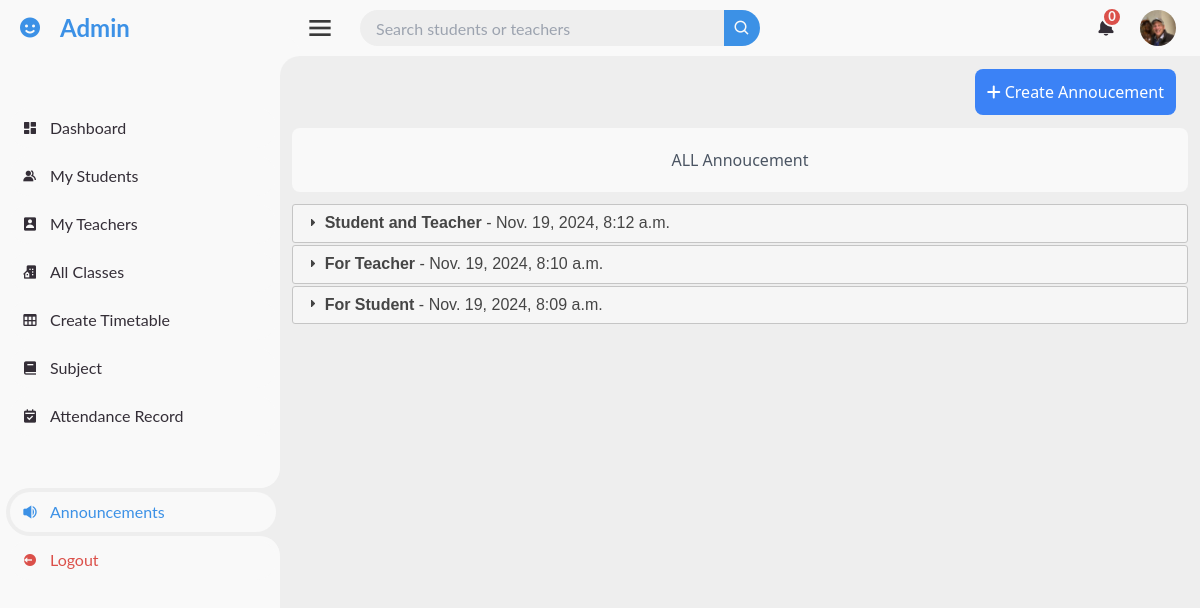
Page /admin_dashboard/annoucements/all/ (signed in) on the committed database.
### administration/models.py (models this page shows, shortened)
class Annoucement(models.Model):
    RECIPIENT_CHOICES = [
        ('teacher', 'Teacher'),
        ('student', 'Student'),
        ('both', 'Teacher and Student'),
    ]
    subject = models.CharField(max_length=300, null=False)
    description = models.CharField(max_length=1000)
    recipient_type = models.CharField(max_length=10, choices=RECIPIENT_CHOICES, default='both')
    date_posted = models.DateTimeField(auto_now_add=True)

### administration/views.py (the view)
# urls.py: path('admin_dashboard/annoucements/all/', annoucement, name='all_annoucement'),
@login_required
def annoucement(request):
    if not request.user.is_superuser:
        return HttpResponseForbidden('You do not have permission to access this page.')
    post = Annoucement.objects.all().order_by('-date_posted')
    return render(request, 'dashboards/all_admin_pages/Annoucement.html', {'posts':post})

### administration/context_processors.py (called while the page is built)
def notifications(request):
    all_notification, total_notifications = get_admin_notification(request.user)
    return {
        'all_notification': all_notification,
        'total_notifications': total_notifications,
    }

### administration/views.py (called while the page is built)
def get_admin_notification(user):
    if user.is_staff:
        teacher_notifications = TeacherNotification.objects.filter(user=user).order_by('-created_at')
        student_notifications = StudentNotification.objects.filter(user=user).order_by('-created_at')
        all_notification = sorted(
            chain(teacher_notifications, student_notifications),
            key=lambda x: x.created_at,
            reverse=True
        )
        total_notifications = (
            teacher_notifications.filter(is_read=False).count() +
            student_notifications.filter(is_read=False).count()
        )
        return all_notification, total_notifications
    return [], 0

### pages/context_processors.py (called while the page is built)
def notifications(request):
    if request.user.is_authenticated:
        all_notifications, unread_notifications_count = get_user_notifications(request.user)
        return {
            'all_notifications': all_notifications,
            'unread_notifications_count': unread_notifications_count,
        }
    return {
        'all_notifications': [],
        'unread_notifications_count': 0,
    }

### pages/views.py (called while the page is built)
def get_user_notifications(user):
    notifications = Notification.objects.filter(user=user).order_by('-created_at')
    if user.is_student:
        grade_notifications = GradeNotification.objects.filter(recipient=user).order_by('-created_at')
    else:
        grade_notifications = []
    all_notifications = sorted(
        chain(notifications, grade_notifications),
        key=attrgetter('created_at'),
        reverse=True
    )
    total_unread_count = (
        notifications.filter(is_read=False).count() +
        (grade_notifications.filter(is_read=False).count() if user.is_student else 0)
    )
    return all_notifications, total_unread_count

### templates/dashboards/all_admin_pages/Annoucement.html (shortened to what this page needs)
{% extends 'dashboards/all_admin_pages/base.html' %}
{% load static %}
{% block section %}
<div class="m-3 text-black rounded-lg">
    {%if request.user.is_superuser%}
    <p class="text-right p-3 mb-3 font-normal text-white"><a href="{%url 'create_all_annoucement'%}" class="bg-blue-500 p-3 rounded-lg hover:bg-blue-300"><i class="fa-solid fa-plus"></i><span class="pl-1">Create Annoucement</span></a></p>
    {%endif%}
    <p class="text-center p-5 mb-3 rounded-lg font-medium text-gray-600" style="background-color: #F9F9F9;">ALL Annoucement</p>
    <div id="accordion">
        {%if posts%}
        {%for post in posts%}
        <h3>
            <span class="font-semibold">{{post.subject}}</span> - {{post.date_posted}}
        </h3>
        {%endfor%}
        {%else%}
        <p class="bg-white text-gray-700 py-4 px-6 m-3 rounded-lg text-center font-medium text-2xl">Sorry, No Annoucements Yet. </p>
        {%endif%}
    </div>
</div>
{% endblock section %}

### static/css/dashboard.css (style rules this page uses)
* { margin: 0; padding: 0; box-sizing: border-box; }
a { text-decoration: none; }
:root { --poppins: 'Poppins', sans-serif; --lato: 'Lato', sans-serif; --light: #F9F9F9; --blue: #3C91E6; --light-blue: #CFE8FF; --grey: #EEE; --dark-grey: #AAAAAA; --dark: #342E37; --red: #DB504A; --yellow: #FFCE26; --light-yellow: #FFF26C; --orange: #FD7238; --light-orange: #ffc19e; }
html { overflow-x: hidden; }
body { background: var(--grey); }

### rows in the picture
Annoucement: subject "Student and Teacher", date_posted "Nov. 19, 2024, 8:12 a.m."
Annoucement: subject "For Teacher", date_posted "Nov. 19, 2024, 8:10 a.m."
Annoucement: subject "For Student", date_posted "Nov. 19, 2024, 8:09 a.m."

### other values in the picture
{{ total_notifications }} "0"
